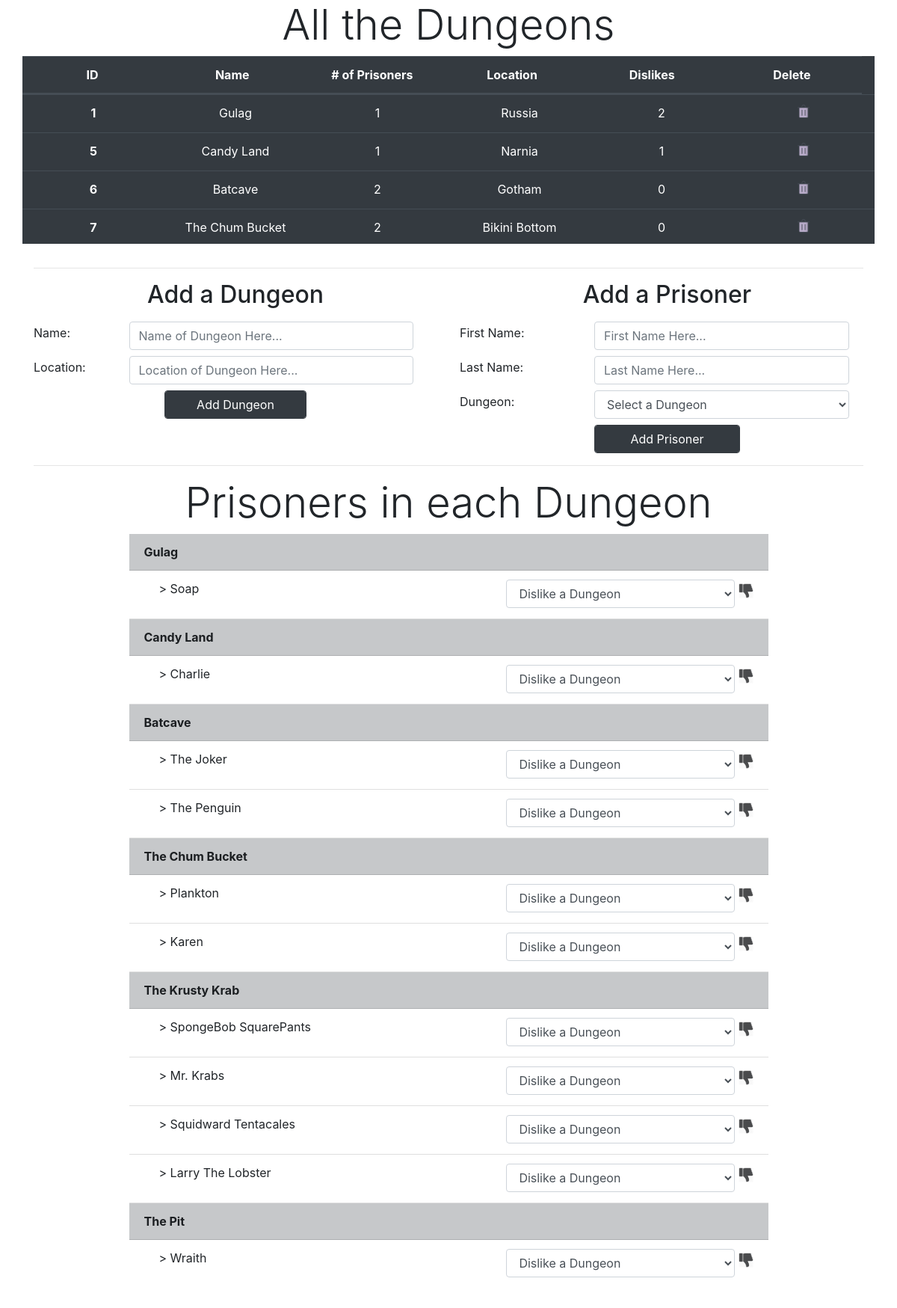
The page / on the database its author committed.
### appOneTable/models.py (models this page shows)
class Dungeon(models.Model):
    name = models.CharField(max_length=255)
    num_people_inside = models.IntegerField(default=0)
    location = models.CharField(max_length=255)
    created_at = models.DateTimeField(auto_now_add=True)
    updated_at = models.DateTimeField(auto_now=True)

class Prisoner(models.Model):
    first_name = models.CharField(max_length=255)
    last_name = models.CharField(max_length=255, null=True)
    dungeon = models.ForeignKey(Dungeon, related_name="prisoners",
    on_delete=models.CASCADE)
    dislikes = models.ManyToManyField(Dungeon, related_name=
    "prisoner_dislikes")
    created_at = models.DateTimeField(auto_now_add=True)
    updated_at = models.DateTimeField(auto_now=True)

### appOneTable/views.py (the view)
# urls.py: path('', views.root),
def root(request):
    myvars = {
        "db": Dungeon.objects.all(),
        "pr": Prisoner.objects.all(),
    }
    return render(request, 'index.html', myvars)

### appOneTable/templates/index.html (shortened to what this page needs)
<!DOCTYPE html>
<html lang="en">
<head>
    {%load static%}
    <link rel="stylesheet" href="{%static 'css/bootstrap.css'%}">
    <link rel="stylesheet" href="{%static 'css/style.css'%}">
</head>
<body>
    <div class="container">
        <div class="row justify-content-center">
            <h1 class="display-4">All the Dungeons</h1>
        </div>
        <div class="row dungeons">
            <table class="table table-dark text-center">
                <thead>
                    <tr>
                        <th scope="col">ID</th>
                        <th scope="col">Name</th>
                        <th scope="col"># of Prisoners</th>
                        <th scope="col">Location</th>
                        <th scope="col">Dislikes</th>
                        <th scope="col">Delete</th>
                    </tr>
                </thead>
                <tbody id="scroll">
                    {%for i in db%}
                        <tr>
                            <th scope="row">{{i.id}}</th>
                            <td>{{i.name}}</td>
                            <td>{{i.num_people_inside}}</td>
                            <td>{{i.location}}</td>
                            <td>{{i.prisoner_dislikes.all.count}}</td>
                            <td>
                                <form action="/delete/{{i.id}}" method="post">
                                    <input type="image" class="delete" src="{%static 'imgs/delete.png'%}" alt="Delete">
                                </form>
                            </td>
                        </tr>
                    {%endfor%}
                </tbody>
            </table>
        </div>
        <hr>
        <div class="row">
            <div class="col-6 text-center">
                <h2>Add a Dungeon</h2>
                <form action="/addDungeon" method="post">
                    <div class="row">
                        <label class="col-sm-3 text-left align-self-center mt-2" for="name">Name:</label>
                        <input type="text" class="form-control col-sm-8 mt-2" name="name" id="name" placeholder="Name of Dungeon Here...">
                    </div>
                    <div class="row">
                        <label class="col-sm-3 text-left align-self-center mt-2" for="location">Location:</label>
                        <input type="text" class="form-control col-sm-8 mt-2" name="location" id="location" placeholder="Location of Dungeon Here...">
                    </div>
                    <div class="row justify-content-center">
                        <input type="submit" class="btn btn-dark form-control col-sm-4 mt-2" value="Add Dungeon">
                    </div>
                </form>
            </div>
            <div class="col-6 pr-0 text-center">
                <h2>Add a Prisoner</h2>
                <form action="/addPrisoner" method="post">
                    <div class="row">
                        <label class="col-sm-4 text-left align-self-center mt-2" for="first_name">First Name:</label>
                        <input type="text" class="form-control col-sm-7 mt-2" name="first_name" id="first_name" placeholder="First Name Here...">
                    </div>
                    <div class="row">
                        <label class="col-sm-4 text-left align-self-center mt-2" for="last_name">Last Name:</label>
                        <input type="text" class="form-control col-sm-7 mt-2" name="last_name" id="last_name" placeholder="Last Name Here...">
                    </div>
                    <div class="row">
                        <label class="col-sm-4 text-left align-self-center mt-2" for="dungeon">Dungeon:</label>
                        <select class="form-control col-sm-7 mt-2" id="dungeon" name="dungeon">
                            <option value="" disabled selected>Select a Dungeon</option>
                        </select>
                    </div>
                    <div class="row justify-content-center">
                        <input type="submit" class="btn btn-dark form-control col-sm-4 mt-2" value="Add Prisoner">
                    </div>
                </form>
            </div>
        </div>
        <hr>
        <div class="row justify-content-center">
            <h1 class="display-4">Prisoners in each Dungeon</h1>
        </div>
        <div class="row justify-content-center mb-5">
            <ul class="list-group list-group-flush w-75">
                {%for i in db%}
                    <li class="list-group-item list-group-item-dark font-weight-bold">
                        {{i.name}}
                        {%for j in i.prisoners.all%}
                            <li class="list-group-item indent">
                                <p class="d-inline-block">
                                    > {{j.first_name}}
                                    {%if j.last_name != null%}
                                    {{j.last_name}}
                                    {%endif%}
                                </p>
                                <form class="d-inline-block w-50 text-right" action="/dislike/{{j.id}}" method="post">
                                    <select id="dislikes" name="dislikes" class="w-75 form-control d-inline-block">
                                        <option value="" disabled selected>Dislike a Dungeon</option>
                                    </select>
                                    <input class="d-inline-block dislikes" type="image" src="{%static 'imgs/thumbs_down.jpg'%}" alt="Submit Dislike">
                                </form>
                            </li>
                        {%endfor%}
                    </li>
                {%endfor%}
            </ul>
        </div>
    </div>
</body>
</html>

### appOneTable/static/css/style.css (style rules this page uses)
.dungeons tbody { display: block; max-height: 200px; overflow-y: scroll; }
.dungeons thead, tbody, tr { display: table; width: 100%; table-layout: fixed; }
.dungeons thead tr { width: calc(100% - 17px); }
.indent { text-indent: 20px; display: flex; justify-content: space-between; }
.dislikes { width: 20px; height: 20px; }
.delete { height: 20px; width: 20px; }

### rows shown on the page
Dungeon: id "1", name "Gulag", num_people_inside "1", location "Russia", prisoner_dislikes.all.count "2"
Dungeon: id "5", name "Candy Land", num_people_inside "1", location "Narnia", prisoner_dislikes.all.count "1"
Dungeon: id "6", name "Batcave", num_people_inside "2", location "Gotham", prisoner_dislikes.all.count "0"
Dungeon: id "7", name "The Chum Bucket", num_people_inside "2", location "Bikini Bottom", prisoner_dislikes.all.count "0"
Prisoner: first_name "Soap"
Prisoner: first_name "Charlie"
Prisoner: first_name "The", last_name "Joker"
Prisoner: first_name "The", last_name "Penguin"
Prisoner: first_name "Plankton"
Prisoner: first_name "Karen"
Dungeon: name "The Krusty Krab"
Prisoner: first_name "SpongeBob", last_name "SquarePants"
Prisoner: first_name "Mr.", last_name "Krabs"
Prisoner: first_name "Squidward", last_name "Tentacales"
Prisoner: first_name "Larry", last_name "The Lobster"
Dungeon: name "The Pit"
Prisoner: first_name "Wraith"
